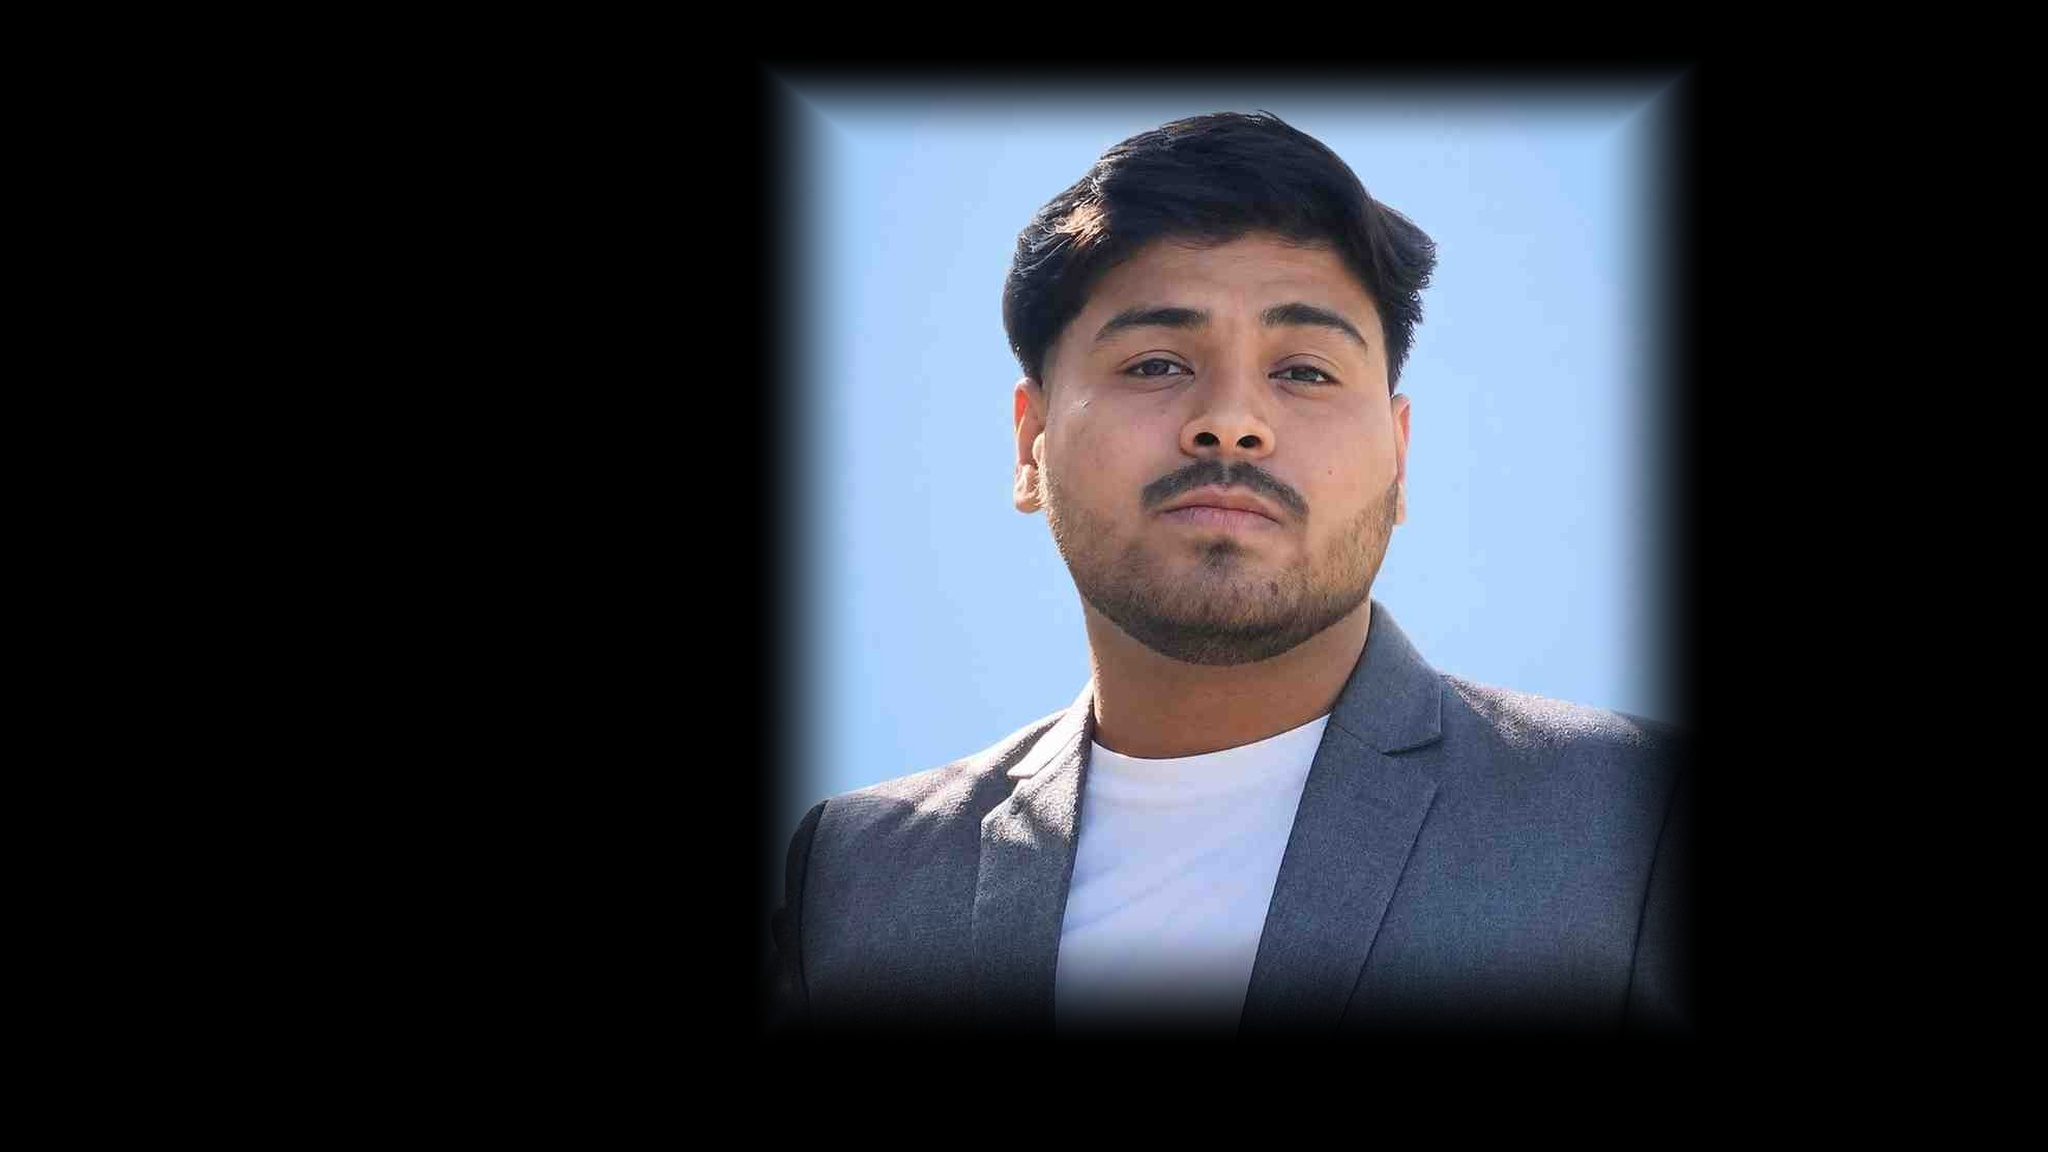

Source code (Python):
import cv2
import numpy as np
from PIL import Image

# Load original real photo
img_path = r'C:\Users\tarun\.gemini\antigravity\brain\40802601-cf87-4d83-8809-aa9abdb135e3\.user_uploaded\media_1794742107519_c50c8d2f.jpg'
bgr = cv2.imread(img_path)
h, w = bgr.shape[:2]
rgb = cv2.cvtColor(bgr, cv2.COLOR_BGR2RGB)

# 1. Canvas 2048 x 1152 pure black
canvas_w, canvas_h = 2048, 1152
canvas = np.zeros((canvas_h, canvas_w, 3), dtype=np.float32)

# Scale real photo so it fits beautifully
target_h = 1000
scale = target_h / h
target_w = int(w * scale)
resized_real = cv2.resize(rgb, (target_w, target_h), interpolation=cv2.INTER_LANCZOS4).astype(np.float32)

# Create smooth feather / vignette mask for the real photo (NO JAGGED CUTOUT!)
# Keep center 100% solid, fade edges smoothly over 80px
yy, xx = np.meshgrid(np.arange(target_h), np.arange(target_w), indexing='ij')

# Distances from edges
dist_left = xx / 120.0
dist_right = (target_w - 1 - xx) / 120.0
dist_top = yy / 100.0
dist_bottom = (target_h - 1 - yy) / 140.0

edge_dist = np.minimum(np.minimum(dist_left, dist_right), np.minimum(dist_top, dist_bottom))
edge_dist = np.clip(edge_dist, 0.0, 1.0)
# Smooth cosine curve
mask_smooth = 0.5 * (1.0 - np.cos(edge_dist * np.pi))

# Position at 60% of canvas width
pos_x = int(canvas_w * 0.60 - target_w * 0.5)
pos_y = int(canvas_h * 0.48 - target_h * 0.5)

# Blend onto canvas
for c in range(3):
    canvas[pos_y:pos_y+target_h, pos_x:pos_x+target_w, c] = (
        resized_real[:,:,c] * mask_smooth
    )

canvas = np.clip(canvas, 0, 255).astype(np.uint8)
Image.fromarray(canvas).save('scratch/test_feather.jpg', quality=95)
print('Feathered real photo created!')
